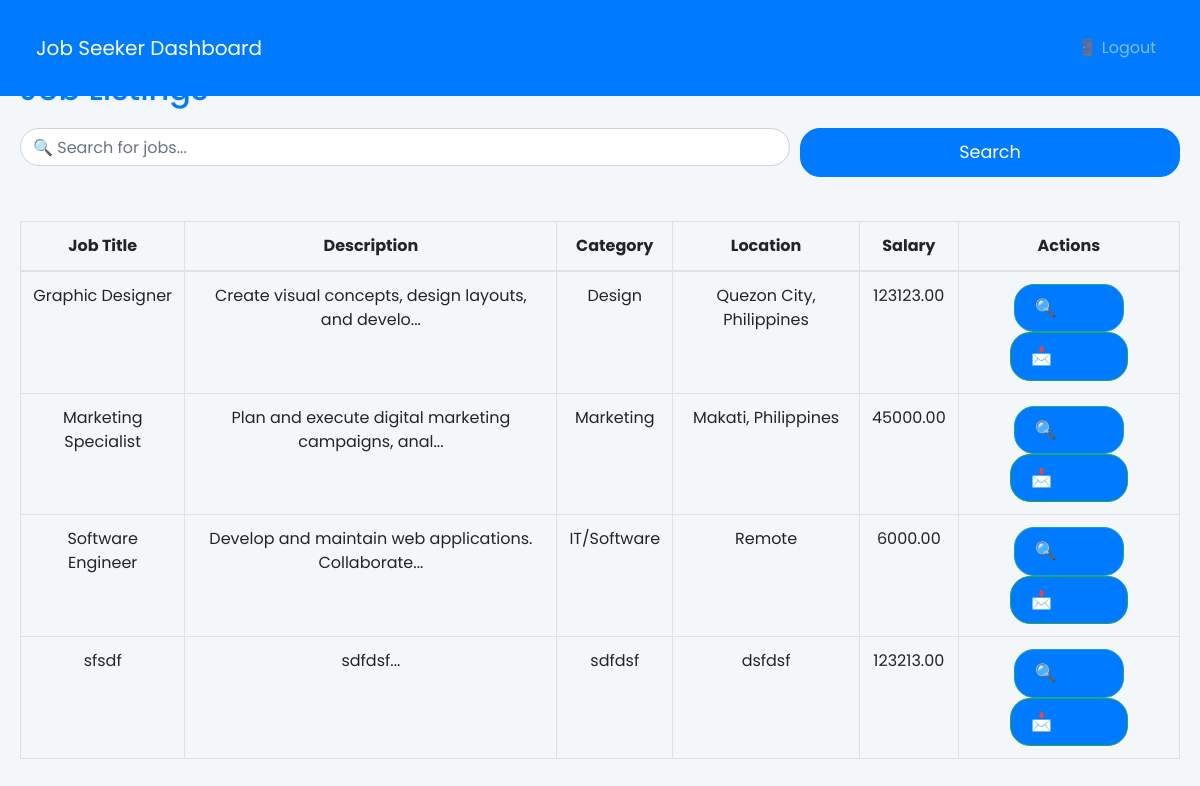
The page /job-board/job_seeker_dashboard.php on the database its author committed.
### tables this page shows
CREATE TABLE `jobs` (
  `id` int(11) NOT NULL,
  `employer_id` int(11) NOT NULL,
  `title` varchar(255) NOT NULL,
  `description` text NOT NULL,
  `category` varchar(100) DEFAULT NULL,
  `location` varchar(255) DEFAULT NULL,
  `salary` decimal(10,2) DEFAULT NULL,
  `created_at` timestamp NOT NULL DEFAULT current_timestamp()
);

### job-board/job_seeker_dashboard.php (the view, shortened to what this page needs)
<?php
require 'db.php';
$search = isset($_GET['search']) ? trim($_GET['search']) : '';
$sql = "SELECT id, title, description, category, location, salary FROM jobs";
$sql .= " ORDER BY id DESC";
$stmt = $conn->prepare($sql);
$stmt->execute();
$result = $stmt->get_result();
?>
<!DOCTYPE html>
<html lang="en">
<head>
    <link href="https://stackpath.bootstrapcdn.com/bootstrap/4.5.2/css/bootstrap.min.css" rel="stylesheet">
    <link rel="stylesheet" href="assets/css/job_seeker.css">
</head>
<body>
    <nav class="navbar navbar-expand-lg navbar-dark fixed-top">
        <div class="container">
            <a class="navbar-brand" href="job_seeker_dashboard.php">Job Seeker Dashboard</a>
            <div class="collapse navbar-collapse" id="navbarNav">
                <ul class="navbar-nav ml-auto">
                    <li class="nav-item">
                        <a class="nav-link" href="logout.php">🚪 Logout</a>
                    </li>
                </ul>
            </div>
        </div>
    </nav>
    <div class="container">
        <h2>Job Listings</h2>
        <form method="GET" class="search-form">
            <div class="form-row">
                <div class="col-md-8">
                    <input type="text" name="search" class="form-control" placeholder="🔍 Search for jobs..." value="<?php echo htmlspecialchars($search); ?>">
                </div>
                <div class="col-md-4">
                    <button type="submit" class="btn btn-primary w-100">Search</button>
                </div>
            </div>
        </form>
        <br>
        <?php if ($result->num_rows > 0): ?>
            <table class="table table-bordered">
                <thead>
                    <tr>
                        <th>Job Title</th>
                        <th>Description</th>
                        <th>Category</th>
                        <th>Location</th>
                        <th>Salary</th>
                        <th>Actions</th>
                    </tr>
                </thead>
                <tbody>
                    <?php while ($row = $result->fetch_assoc()): ?>
                        <tr>
                            <td><?php echo htmlspecialchars($row['title']); ?></td>
                            <td><?php echo htmlspecialchars(substr($row['description'], 0, 50)) . '...'; ?></td>
                            <td><?php echo htmlspecialchars($row['category']); ?></td>
                            <td><?php echo htmlspecialchars($row['location']); ?></td>
                            <td><?php echo htmlspecialchars($row['salary']); ?></td>
                            <td>
                                <a href="job_details.php?id=<?php echo $row['id']; ?>" class="btn btn-sm btn-info">🔍 View</a>
                                <a href="apply_job.php?id=<?php echo $row['id']; ?>" class="btn btn-sm btn-success">📩 Apply</a>
                            </td>
                        </tr>
                    <?php endwhile; ?>
                </tbody>
            </table>
        <?php else: ?>
            <p>No job listings found.</p>
        <?php endif; ?>
    </div>
</body>
</html>

### job-board/assets/css/job_seeker.css (style rules this page uses)
body { font-family: 'Poppins', sans-serif; background-color: #f4f7fa; padding-top: 50px; }
.navbar { background-color: #007bff; }
.navbar a { color: white; }
.container { max-width: 1200px; margin: 0 auto; padding: 20px; }
h2 { color: #007bff; }
.btn { background-color: #007bff; color: white; border-radius: 20px; padding: 10px 20px; font-size: 1.1rem; }
.table th, .table td { text-align: center; }
.table td a { color: #007bff; }
.search-form { margin: 20px 0; }
.form-control { border-radius: 30px; }

### rows shown on the page
jobs: title "Graphic Designer", description "Create visual concepts, design layouts, and develo", category "Design", location "Quezon City, Philippines", salary "123123.00"
jobs: title "Marketing Specialist", description "Plan and execute digital marketing campaigns, anal", category "Marketing", location "Makati, Philippines", salary "45000.00"
jobs: title "Software Engineer", description "Develop and maintain web applications. Collaborate", category "IT/Software", location "Remote", salary "6000.00"
jobs: title "sfsdf", description "sdfdsf", category "sdfdsf", location "dsfdsf", salary "123213.00"
